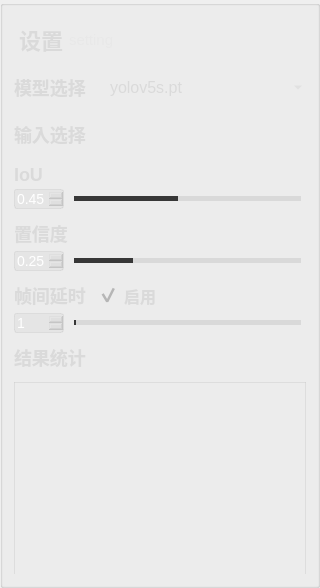
          <widget class="QGroupBox" name="groupBox_8">
           <property name="minimumSize">
            <size>
             <width>320</width>
             <height>0</height>
            </size>
           </property>
           <property name="maximumSize">
            <size>
             <width>320</width>
             <height>16777215</height>
            </size>
           </property>
           <property name="styleSheet">
            <string notr="true">#groupBox_8{
background-color: rgba(75, 75, 75, 200);
border: 0px solid #42adff;
border-radius:0px;}
</string>
           </property>
           <property name="title">
            <string/>
           </property>
           <layout class="QVBoxLayout" name="verticalLayout_8">
            <property name="spacing">
             <number>11</number>
            </property>
            <item>
             <widget class="QGroupBox" name="groupBox_2">
              <property name="minimumSize">
               <size>
                <width>0</width>
                <height>42</height>
               </size>
              </property>
              <property name="maximumSize">
               <size>
                <width>16777215</width>
                <height>42</height>
               </size>
              </property>
              <property name="styleSheet">
               <string notr="true">#groupBox_2{
border: 0px solid #42adff;
border-radius:0px;}</string>
              </property>
              <property name="title">
               <string/>
              </property>
              <layout class="QHBoxLayout" name="horizontalLayout_35">
               <property name="leftMargin">
                <number>2</number>
               </property>
               <property name="topMargin">
                <number>0</number>
               </property>
               <property name="rightMargin">
                <number>0</number>
               </property>
               <property name="bottomMargin">
                <number>0</number>
               </property>
               <item>
                <widget class="QLabel" name="label_5">
                 <property name="minimumSize">
                  <size>
                   <width>0</width>
                   <height>0</height>
                  </size>
                 </property>
                 <property name="maximumSize">
                  <size>
                   <width>16777215</width>
                   <height>40</height>
                  </size>
                 </property>
                 <property name="styleSheet">
                  <string notr="true">QLabel
{
	font-size: 22px;
	font-family: &quot;Microsoft YaHei&quot;;
	font-weight: bold;
 		border-radius:9px;
		background:rgba(66, 195, 255, 0);
color: rgb(218, 218, 218);

}
</string>
                 </property>
                 <property name="text">
                  <string>设置</string>
                 </property>
                </widget>
               </item>
               <item>
                <widget class="QLabel" name="label_27">
                 <property name="minimumSize">
                  <size>
                   <width>0</width>
                   <height>0</height>
                  </size>
                 </property>
                 <property name="maximumSize">
                  <size>
                   <width>16777215</width>
                   <height>40</height>
                  </size>
                 </property>
                 <property name="styleSheet">
                  <string notr="true">QLabel{
	font-family: &quot;DejaVu Sans Mono&quot;;
	font-size: 15px;
	color: #e8e8e8;}</string>
                 </property>
                 <property name="text">
                  <string>setting</string>
                 </property>
                </widget>
               </item>
               <item>
                <spacer name="horizontalSpacer_13">
                 <property name="orientation">
                  <enum>Qt::Horizontal</enum>
                 </property>
                 <property name="sizeHint" stdset="0">
                  <size>
                   <width>40</width>
                   <height>20</height>
                  </size>
                 </property>
                </spacer>
               </item>
              </layout>
             </widget>
            </item>
            <item>
             <layout class="QHBoxLayout" name="horizontalLayout_2">
              <item>
               <widget class="QLabel" name="label_3">
                <property name="minimumSize">
                 <size>
                  <width>0</width>
                  <height>35</height>
                 </size>
                </property>
                <property name="maximumSize">
                 <size>
                  <width>80</width>
                  <height>16777215</height>
                 </size>
                </property>
                <property name="styleSheet">
                 <string notr="true">QLabel
{
	font-size: 18px;
	font-family: &quot;Microsoft YaHei&quot;;
	font-weight: bold;
 		border-radius:9px;
		background:rgba(66, 195, 255, 0);
color: rgb(218, 218, 218);
}
</string>
                </property>
                <property name="text">
                 <string>模型选择</string>
                </property>
               </widget>
              </item>
              <item>
               <widget class="QComboBox" name="comboBox">
                <property name="minimumSize">
                 <size>
                  <width>0</width>
                  <height>35</height>
                 </size>
                </property>
                <property name="styleSheet">
                 <string notr="true">QComboBox QAbstractItemView {
font-family: &quot;Microsoft YaHei&quot;;
font-size: 16px;
background:rgba(200, 200, 200,150);
selection-background-color: rgba(200, 200, 200,50);
color: rgb(218, 218, 218);
outline:none;
border:none;}
QComboBox{
font-family: &quot;Microsoft YaHei&quot;;
font-size: 16px;
color: rgb(218, 218, 218);
border-width:0px;
border-color:white;
border-style:solid;
background-color: rgba(200, 200, 200,0);}

QComboBox::drop-down {
margin-top:8;
height:20;
background:rgba(255,255,255,0);
border-image: url(:/img/icon/下拉_白色.png);
}
</string>
                </property>
                <item>
                 <property name="text">
                  <string>yolov5s.pt</string>
                 </property>
                </item>
                <item>
                 <property name="text">
                  <string>yolov5m.pt</string>
                 </property>
                </item>
                <item>
                 <property name="text">
                  <string>yolov5l.pt</string>
                 </property>
                </item>
                <item>
                 <property name="text">
                  <string>yolov5x.pt</string>
                 </property>
                </item>
               </widget>
              </item>
             </layout>
            </item>
            <item>
             <layout class="QHBoxLayout" name="horizontalLayout_9">
              <item>
               <widget class="QLabel" name="label_10">
                <property name="maximumSize">
                 <size>
                  <width>80</width>
                  <height>16777215</height>
                 </size>
                </property>
                <property name="styleSheet">
                 <string notr="true">QLabel
{
	font-size: 18px;
	font-family: &quot;Microsoft YaHei&quot;;
	font-weight: bold;
 		border-radius:9px;
		background:rgba(66, 195, 255, 0);
color: rgb(218, 218, 218);
}
</string>
                </property>
                <property name="text">
                 <string>输入选择</string>
                </property>
               </widget>
              </item>
              <item>
               <layout class="QHBoxLayout" name="horizontalLayout_11">
                <item>
                 <widget class="QGroupBox" name="groupBox_5">
                  <property name="styleSheet">
                   <string notr="true">#groupBox_5{
background-color: rgba(48,148,243,0);
border: 0px solid #42adff;
border-left: 0px solid #d9d9d9;
border-right: 0px solid rgba(29, 83, 185, 255);
border-radius:0px;}</string>
                  </property>
                  <property name="title">
                   <string/>
                  </property>
                  <layout class="QHBoxLayout" name="horizontalLayout_8">
                   <property name="leftMargin">
                    <number>0</number>
                   </property>
                   <property name="topMargin">
                    <number>0</number>
                   </property>
                   <property name="rightMargin">
                    <number>0</number>
                   </property>
                   <property name="bottomMargin">
                    <number>0</number>
                   </property>
                   <item>
                    <widget class="QPushButton" name="fileButton">
                     <property name="minimumSize">
                      <size>
                       <width>55</width>
                       <height>28</height>
                      </size>
                     </property>
                     <property name="maximumSize">
                      <size>
                       <width>16777215</width>
                       <height>28</height>
                      </size>
                     </property>
                     <property name="toolTip">
                      <string>文件</string>
                     </property>
                     <property name="styleSheet">
                      <string notr="true">QPushButton{font-family: &quot;Microsoft YaHei&quot;;
font-size: 14px;
font-weight: bold;
color:white;
text-align: center center;
padding-left: 5px;
padding-right: 5px;
padding-top: 4px;
padding-bottom: 4px;
border-style: solid;
border-width: 0px;
border-color: rgba(255, 255, 255, 255);
border-radius: 3px;
background-color: rgba(200, 200, 200,0);}

QPushButton:focus{outline: none;}

QPushButton::pressed{font-family: &quot;Microsoft YaHei&quot;;
                     font-size: 14px;
                     font-weight: bold;
                     color:rgb(200,200,200);
                     text-align: center center;
                     padding-left: 5px;
                     padding-right: 5px;
                     padding-top: 4px;
                     padding-bottom: 4px;
                     border-style: solid;
                     border-width: 0px;
                     border-color: rgba(255, 255, 255, 255);
                     border-radius: 3px;
                     background-color:  #bf513b;}

QPushButton::disabled{font-family: &quot;Microsoft YaHei&quot;;
                     font-size: 14px;
                     font-weight: bold;
                     color:rgb(200,200,200);
                     text-align: center center;
                     padding-left: 5px;
                     padding-right: 5px;
                     padding-top: 4px;
                     padding-bottom: 4px;
                     border-style: solid;
                     border-width: 0px;
                     border-color: rgba(255, 255, 255, 255);
                     border-radius: 3px;
                     background-color:  #bf513b;}
QPushButton::hover {
border-style: solid;
border-width: 0px;
border-radius: 0px;
background-color: rgba(48,148,243,80);}</string>
                     </property>
                     <property name="text">
                      <string/>
                     </property>
                     <property name="icon">
                      <iconset resource="../apprcc.qrc">
                       <normaloff>:/img/icon/打开.png</normaloff>:/img/icon/打开.png</iconset>
                     </property>
                    </widget>
                   </item>
                   <item>
                    <widget class="QPushButton" name="cameraButton">
                     <property name="minimumSize">
                      <size>
                       <width>55</width>
                       <height>28</height>
                      </size>
                     </property>
                     <property name="maximumSize">
                      <size>
                       <width>16777215</width>
                       <height>28</height>
                      </size>
                     </property>
                     <property name="toolTip">
                      <string>相机</string>
                     </property>
                     <property name="styleSheet">
                      <string notr="true">QPushButton{font-family: &quot;Microsoft YaHei&quot;;
font-size: 14px;
font-weight: bold;
color:white;
text-align: center center;
padding-left: 5px;
padding-right: 5px;
padding-top: 4px;
padding-bottom: 4px;
border-style: solid;
border-width: 0px;
border-color: rgba(255, 255, 255, 255);
border-radius: 3px;
background-color: rgba(48,148,243,0);}

QPushButton:focus{outline: none;}

QPushButton::pressed{font-family: &quot;Microsoft YaHei&quot;;
                     font-size: 14px;
                     font-weight: bold;
                     color:rgb(200,200,200);
                     text-align: center center;
                     padding-left: 5px;
                     padding-right: 5px;
                     padding-top: 4px;
                     padding-bottom: 4px;
                     border-style: solid;
                     border-width: 0px;
                     border-color: rgba(255, 255, 255, 255);
                     border-radius: 3px;
                     background-color:  #bf513b;}

QPushButton::disabled{font-family: &quot;Microsoft YaHei&quot;;
                     font-size: 14px;
                     font-weight: bold;
                     color:rgb(200,200,200);
                     text-align: center center;
                     padding-left: 5px;
                     padding-right: 5px;
                     padding-top: 4px;
                     padding-bottom: 4px;
                     border-style: solid;
                     border-width: 0px;
                     border-color: rgba(255, 255, 255, 255);
                     border-radius: 3px;
                     background-color:  #bf513b;}
QPushButton::hover {
border-style: solid;
border-width: 0px;
border-radius: 0px;
background-color: rgba(48,148,243,80);}</string>
                     </property>
                     <property name="text">
                      <string/>
                     </property>
                     <property name="icon">
                      <iconset resource="../apprcc.qrc">
                       <normaloff>:/img/icon/摄像头开.png</normaloff>:/img/icon/摄像头开.png</iconset>
                     </property>
                    </widget>
                   </item>
                  </layout>
                 </widget>
                </item>
               </layout>
              </item>
             </layout>
            </item>
            <item>
             <layout class="QVBoxLayout" name="verticalLayout_3">
              <property name="spacing">
               <number>4</number>
              </property>
              <item>
               <widget class="QLabel" name="label_2">
                <property name="styleSheet">
                 <string notr="true">QLabel
{
	font-size: 18px;
	font-family: &quot;Microsoft YaHei&quot;;
	font-weight: bold;
 		border-radius:9px;
		background:rgba(66, 195, 255, 0);
color: rgb(218, 218, 218);
}
</string>
                </property>
                <property name="text">
                 <string>IoU</string>
                </property>
               </widget>
              </item>
              <item>
               <layout class="QHBoxLayout" name="horizontalLayout_4">
                <property name="spacing">
                 <number>5</number>
                </property>
                <item>
                 <widget class="QDoubleSpinBox" name="iouSpinBox">
                  <property name="minimumSize">
                   <size>
                    <width>50</width>
                    <height>0</height>
                   </size>
                  </property>
                  <property name="maximumSize">
                   <size>
                    <width>50</width>
                    <height>16777215</height>
                   </size>
                  </property>
                  <property name="styleSheet">
                   <string notr="true">QDoubleSpinBox{
background:rgba(200, 200, 200,50);
color:white;
font-size: 14px;
font-family: &quot;Microsoft YaHei UI&quot;;
border-style: solid;
border-width: 1px;
border-color: rgba(200, 200, 200,100);
border-radius: 3px;}

QDoubleSpinBox::down-button{
background:rgba(200, 200, 200,0);
border-image: url(:/img/icon/箭头_列表展开.png);}
QDoubleSpinBox::down-button::hover{
background:rgba(200, 200, 200,100);
border-image: url(:/img/icon/箭头_列表展开.png);}

QDoubleSpinBox::up-button{
background:rgba(200, 200, 200,0);
border-image: url(:/img/icon/箭头_列表收起.png);}
QDoubleSpinBox::up-button::hover{
background:rgba(200, 200, 200,100);
border-image: url(:/img/icon/箭头_列表收起.png);}
</string>
                  </property>
                  <property name="maximum">
                   <double>1.000000000000000</double>
                  </property>
                  <property name="singleStep">
                   <double>0.010000000000000</double>
                  </property>
                  <property name="value">
                   <double>0.450000000000000</double>
                  </property>
                 </widget>
                </item>
                <item>
                 <widget class="QSlider" name="iouSlider">
                  <property name="styleSheet">
                   <string notr="true">QSlider{
border-color: #bcbcbc;
color:#d9d9d9;
}
QSlider::groove:horizontal {                                
     border: 1px solid #999999;                             
     height: 3px;                                           
    margin: 0px 0;                                         
     left: 5px; right: 5px; 
 }
QSlider::handle:horizontal {                               
     border: 0px ; 
     border-image: url(:/img/icon/圆.png);
	 width:15px;
     margin: -7px -7px -7px -7px;                  
} 
QSlider::add-page:horizontal{
background: qlineargradient(spread:pad, x1:0, y1:1, x2:0, y2:0, stop:0 #d9d9d9, stop:0.25 #d9d9d9, stop:0.5 #d9d9d9, stop:1 #d9d9d9); 

}
QSlider::sub-page:horizontal{                               
 background: qlineargradient(spread:pad, x1:0, y1:1, x2:0, y2:0, stop:0 #373737, stop:0.25 #373737, stop:0.5 #373737, stop:1 #373737);                     
}</string>
                  </property>
                  <property name="maximum">
                   <number>100</number>
                  </property>
                  <property name="value">
                   <number>45</number>
                  </property>
                  <property name="orientation">
                   <enum>Qt::Horizontal</enum>
                  </property>
                 </widget>
                </item>
               </layout>
              </item>
             </layout>
            </item>
            <item>
             <layout class="QVBoxLayout" name="verticalLayout">
              <property name="spacing">
               <number>4</number>
              </property>
              <item>
               <widget class="QLabel" name="label">
                <property name="styleSheet">
                 <string notr="true">QLabel
{
	font-size: 18px;
	font-family: &quot;Microsoft YaHei&quot;;
	font-weight: bold;
 		border-radius:9px;
		background:rgba(66, 195, 255, 0);
color: rgb(218, 218, 218);
}
</string>
                </property>
                <property name="text">
                 <string>置信度</string>
                </property>
               </widget>
              </item>
              <item>
               <layout class="QHBoxLayout" name="horizontalLayout_3">
                <property name="spacing">
                 <number>5</number>
                </property>
                <item>
                 <widget class="QDoubleSpinBox" name="confSpinBox">
                  <property name="minimumSize">
                   <size>
                    <width>50</width>
                    <height>0</height>
                   </size>
                  </property>
                  <property name="maximumSize">
                   <size>
                    <width>50</width>
                    <height>16777215</height>
                   </size>
                  </property>
                  <property name="focusPolicy">
                   <enum>Qt::ClickFocus</enum>
                  </property>
                  <property name="styleSheet">
                   <string notr="true">QDoubleSpinBox{
background:rgba(200, 200, 200,50);
color:white;
font-size: 14px;
font-family: &quot;Microsoft YaHei UI&quot;;
border-style: solid;
border-width: 1px;
border-color: rgba(200, 200, 200,100);
border-radius: 3px;}

QDoubleSpinBox::down-button{
background:rgba(200, 200, 200,0);
border-image: url(:/img/icon/箭头_列表展开.png);}
QDoubleSpinBox::down-button::hover{
background:rgba(200, 200, 200,100);
border-image: url(:/img/icon/箭头_列表展开.png);}

QDoubleSpinBox::up-button{
background:rgba(200, 200, 200,0);
border-image: url(:/img/icon/箭头_列表收起.png);}
QDoubleSpinBox::up-button::hover{
background:rgba(200, 200, 200,100);
border-image: url(:/img/icon/箭头_列表收起.png);}
</string>
                  </property>
                  <property name="maximum">
                   <double>1.000000000000000</double>
                  </property>
                  <property name="singleStep">
                   <double>0.010000000000000</double>
                  </property>
                  <property name="value">
                   <double>0.250000000000000</double>
                  </property>
                 </widget>
                </item>
                <item>
                 <widget class="QSlider" name="confSlider">
                  <property name="styleSheet">
                   <string notr="true">QSlider{
border-color: #bcbcbc;
color:#d9d9d9;
}
QSlider::groove:horizontal {                                
     border: 1px solid #999999;                             
     height: 3px;                                           
    margin: 0px 0;                                         
     left: 5px; right: 5px; 
 }
QSlider::handle:horizontal {                               
     border: 0px ; 
     border-image: url(:/img/icon/圆.png);
	 width:15px;
     margin: -7px -7px -7px -7px;                  
} 
QSlider::add-page:horizontal{
background: qlineargradient(spread:pad, x1:0, y1:1, x2:0, y2:0, stop:0 #d9d9d9, stop:0.25 #d9d9d9, stop:0.5 #d9d9d9, stop:1 #d9d9d9); 

}
QSlider::sub-page:horizontal{                               
 background: qlineargradient(spread:pad, x1:0, y1:1, x2:0, y2:0, stop:0 #373737, stop:0.25 #373737, stop:0.5 #373737, stop:1 #373737);                     
}</string>
                  </property>
                  <property name="maximum">
                   <number>100</number>
                  </property>
                  <property name="value">
                   <number>25</number>
                  </property>
                  <property name="orientation">
                   <enum>Qt::Horizontal</enum>
                  </property>
                  <property name="tickPosition">
                   <enum>QSlider::NoTicks</enum>
                  </property>
                 </widget>
                </item>
               </layout>
              </item>
             </layout>
            </item>
            <item>
             <layout class="QVBoxLayout" name="verticalLayout_5">
              <property name="spacing">
               <number>4</number>
              </property>
              <item>
               <layout class="QHBoxLayout" name="horizontalLayout_14">
                <item>
                 <widget class="QLabel" name="label_8">
                  <property name="maximumSize">
                   <size>
                    <width>80</width>
                    <height>16777215</height>
                   </size>
                  </property>
                  <property name="styleSheet">
                   <string notr="true">QLabel
{
	font-size: 18px;
	font-family: &quot;Microsoft YaHei&quot;;
	font-weight: bold;
 		border-radius:9px;
		background:rgba(66, 195, 255, 0);
color: rgb(218, 218, 218);
}
</string>
                  </property>
                  <property name="text">
                   <string>帧间延时</string>
                  </property>
                 </widget>
                </item>
                <item>
                 <widget class="QCheckBox" name="checkBox">
                  <property name="styleSheet">
                   <string notr="true">
QCheckBox
{font-size: 16px;
	font-family: &quot;Microsoft YaHei&quot;;
	font-weight: bold;
 		border-radius:9px;
		background:rgba(66, 195, 255, 0);
color: rgb(218, 218, 218);;}

QCheckBox::indicator {
	width: 20px;
	height: 20px;
}
QCheckBox::indicator:unchecked {
    image: url(:/img/icon/button-off.png);
}

QCheckBox::indicator:checked {
    
    image: url(:/img/icon/button-on.png);
}
</string>
                  </property>
                  <property name="text">
                   <string>启用</string>
                  </property>
                  <property name="checked">
                   <bool>true</bool>
                  </property>
                 </widget>
                </item>
               </layout>
              </item>
              <item>
               <layout class="QHBoxLayout" name="horizontalLayout_13">
                <property name="spacing">
                 <number>5</number>
                </property>
                <item>
                 <widget class="QSpinBox" name="rateSpinBox">
                  <property name="minimumSize">
                   <size>
                    <width>50</width>
                    <height>0</height>
                   </size>
                  </property>
                  <property name="maximumSize">
                   <size>
                    <width>50</width>
                    <height>16777215</height>
                   </size>
                  </property>
                  <property name="focusPolicy">
                   <enum>Qt::ClickFocus</enum>
                  </property>
                  <property name="styleSheet">
                   <string notr="true">QSpinBox{
background:rgba(200, 200, 200,50);
color:white;
font-size: 14px;
font-family: &quot;Microsoft YaHei UI&quot;;
border-style: solid;
border-width: 1px;
border-color: rgba(200, 200, 200,100);
border-radius: 3px;}

QSpinBox::down-button{
background:rgba(200, 200, 200,0);
border-image: url(:/img/icon/箭头_列表展开.png);}
QDoubleSpinBox::down-button::hover{
background:rgba(200, 200, 200,100);
border-image: url(:/img/icon/箭头_列表展开.png);}

QSpinBox::up-button{
background:rgba(200, 200, 200,0);
border-image: url(:/img/icon/箭头_列表收起.png);}
QSpinBox::up-button::hover{
background:rgba(200, 200, 200,100);
border-image: url(:/img/icon/箭头_列表收起.png);}
</string>
                  </property>
                  <property name="minimum">
                   <number>1</number>
                  </property>
                  <property name="maximum">
                   <number>20</number>
                  </property>
                  <property name="singleStep">
                   <number>1</number>
                  </property>
                  <property name="value">
                   <number>1</number>
                  </property>
                 </widget>
                </item>
                <item>
                 <widget class="QSlider" name="rateSlider">
                  <property name="styleSheet">
                   <string notr="true">QSlider{
border-color: #bcbcbc;
color:#d9d9d9;
}
QSlider::groove:horizontal {                                
     border: 1px solid #999999;                             
     height: 3px;                                           
    margin: 0px 0;                                         
     left: 5px; right: 5px; 
 }
QSlider::handle:horizontal {                               
     border: 0px ; 
     border-image: url(:/img/icon/圆.png);
	 width:15px;
     margin: -7px -7px -7px -7px;                  
} 
QSlider::add-page:horizontal{
background: qlineargradient(spread:pad, x1:0, y1:1, x2:0, y2:0, stop:0 #d9d9d9, stop:0.25 #d9d9d9, stop:0.5 #d9d9d9, stop:1 #d9d9d9); 

}
QSlider::sub-page:horizontal{                               
 background: qlineargradient(spread:pad, x1:0, y1:1, x2:0, y2:0, stop:0 #373737, stop:0.25 #373737, stop:0.5 #373737, stop:1 #373737);                     
}</string>
                  </property>
                  <property name="minimum">
                   <number>1</number>
                  </property>
                  <property name="maximum">
                   <number>20</number>
                  </property>
                  <property name="singleStep">
                   <number>1</number>
                  </property>
                  <property name="pageStep">
                   <number>1</number>
                  </property>
                  <property name="value">
                   <number>1</number>
                  </property>
                  <property name="orientation">
                   <enum>Qt::Horizontal</enum>
                  </property>
                  <property name="tickPosition">
                   <enum>QSlider::NoTicks</enum>
                  </property>
                 </widget>
                </item>
               </layout>
              </item>
             </layout>
            </item>
            <item>
             <layout class="QVBoxLayout" name="verticalLayout_7">
              <item>
               <widget class="QLabel" name="label_11">
                <property name="styleSheet">
                 <string notr="true">QLabel
{
	font-size: 18px;
	font-family: &quot;Microsoft YaHei&quot;;
	font-weight: bold;
 		border-radius:9px;
		background:rgba(66, 195, 255, 0);
color: rgb(218, 218, 218);
}
</string>
                </property>
                <property name="text">
                 <string>结果统计</string>
                </property>
               </widget>
              </item>
              <item>
               <widget class="QListWidget" name="resultWidget">
                <property name="styleSheet">
                 <string notr="true">QListWidget{
background-color: rgba(12, 28, 77, 0);
border: 1px solid rgba(200, 200, 200,100);
border-bottom: 0px solid rgba(200, 200, 200,100);
border-radius:0px;
font-family: &quot;Microsoft YaHei&quot;;
font-size: 16px;
color: rgb(218, 218, 218);
}
</string>
                </property>
               </widget>
              </item>
             </layout>
            </item>
           </layout>
          </widget>
